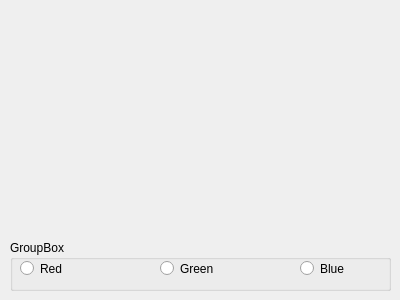
<?xml version="1.0" encoding="UTF-8"?>
<ui version="4.0">
 <class>Form</class>
 <widget class="QWidget" name="Form">
  <property name="geometry">
   <rect>
    <x>0</x>
    <y>0</y>
    <width>400</width>
    <height>300</height>
   </rect>
  </property>
  <property name="windowTitle">
   <string>Form</string>
  </property>
  <widget class="QGroupBox" name="groupBox">
   <property name="geometry">
    <rect>
     <x>10</x>
     <y>240</y>
     <width>381</width>
     <height>51</height>
    </rect>
   </property>
   <property name="title">
    <string>GroupBox</string>
   </property>
   <widget class="QRadioButton" name="radioButton">
    <property name="geometry">
     <rect>
      <x>10</x>
      <y>20</y>
      <width>82</width>
      <height>17</height>
     </rect>
    </property>
    <property name="text">
     <string>Red</string>
    </property>
   </widget>
   <widget class="QRadioButton" name="radioButton_2">
    <property name="geometry">
     <rect>
      <x>150</x>
      <y>20</y>
      <width>82</width>
      <height>17</height>
     </rect>
    </property>
    <property name="text">
     <string>Green</string>
    </property>
   </widget>
   <widget class="QRadioButton" name="radioButton_3">
    <property name="geometry">
     <rect>
      <x>290</x>
      <y>20</y>
      <width>82</width>
      <height>17</height>
     </rect>
    </property>
    <property name="text">
     <string>Blue</string>
    </property>
   </widget>
  </widget>
 </widget>
 <resources/>
 <connections/>
</ui>
